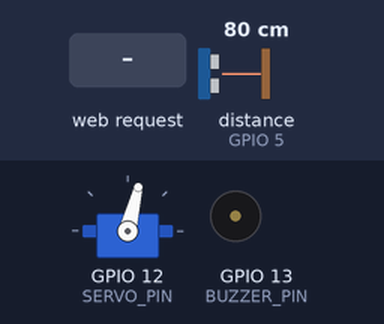
Bench run of a sketch on a simulated ESP32. Shown: servo, buzzer (waves = sounding, pin HIGH). Wiring (inferred from the names in the program): ultrasonic range finder: trigger GPIO 4; echo GPIO 5. The test bench sets the inputs (shaded band); at power-on: distance to the obstacle (sensor on GPIO 5) 80 cm. The echo pulse lasts 58.3 µs per cm; WiFi joins after 1.5 s; servers stay silent unless stated; pins used as bus, display or sensor lines are not drawn; what the sketch prints to the serial monitor is not drawn.

Above: at 3.0 s.
3.1 s: distance to the obstacle (sensor on GPIO 5) set to 34 cm
At 3.51 s:
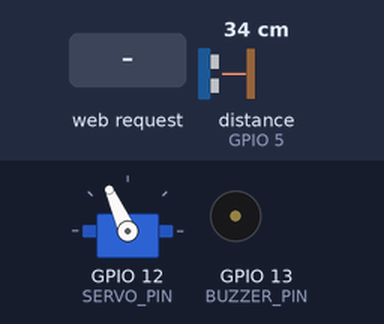
6.1 s: distance to the obstacle (sensor on GPIO 5) set to 27 cm
At 6.5 s:
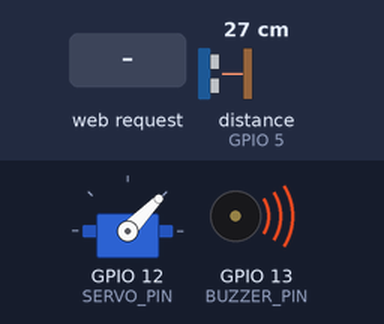
At 7.07 s:
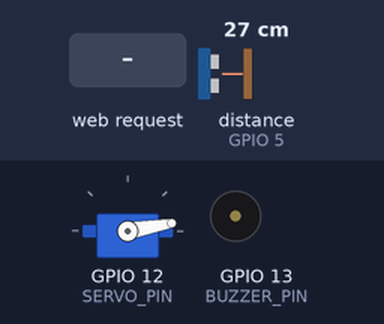
9.1 s: distance to the obstacle (sensor on GPIO 5) set to 2 cm
12.1 s: HTTP request GET /setRange?val=1 received
15.1 s: HTTP request GET /setRange?val=120 received
At 16.5 s:
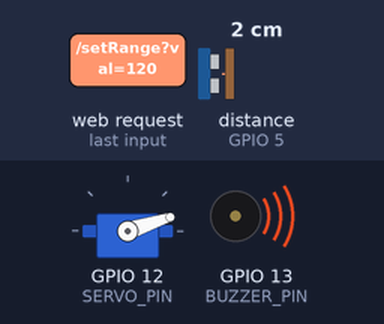
24.1 s: distance to the obstacle (sensor on GPIO 5) set to 18 cm
Timing chart, 0 to 37.6 s (numbered marks = the images above; inputs shaded):
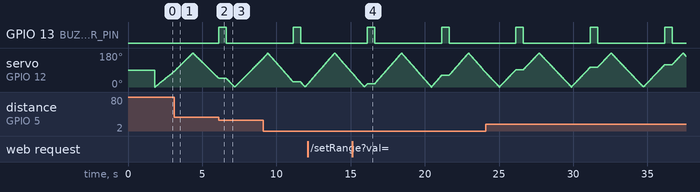

The sketch:

Radar_System.ino
```cpp
#define BLYNK_TEMPLATE_NAME "Radar system"
#define BLYNK_TEMPLATE_ID "TMPL3iVwVCaNU"
#define BLYNK_AUTH_TOKEN "6KrYcEoT07lO4wLDMqz7HPDtLoar_47E"

#include <WiFi.h>
#include <WebServer.h>
#include <ESP32Servo.h>
#include <BlynkSimpleEsp32.h>

#define TRIG_PIN 4
#define ECHO_PIN 5
#define BUZZER_PIN 13
#define SERVO_PIN 12

Servo myServo;
const char* ssid = "Gtech";          // Wi-Fi SSID
const char* password = "12345678";   // Wi-Fi Password

WebServer server(88);

int angle = 0;
bool increasing = true;
float distance = 0;
String objectData = "";

int detectionRange = 150; // cm
unsigned long lastAlertTime = 0; // prevent flooding

// ---------- HTML Radar UI ----------
String radarUI() {
  return R"rawliteral(
<!DOCTYPE html>
<html>
<head>
<title>ESP32 Radar</title>
<style>
body { margin:0; overflow:hidden; background:black; }
canvas { display:block; margin:auto; }
#count {
  position: absolute;
  top: 10px;
  left: 10px;
  color: red;
  font-size: 24px;
  font-weight: bold;
  z-index: 10;
}
#rangeBox {
  position: absolute;
  top: 50px;
  left: 10px;
  color: white;
  font-size: 18px;
}
</style>
</head>
<body>
<div id="count">Objects: 0</div>
<div id="rangeBox">
  Range: <span id="rangeVal">100</span> cm<br>
  <input type="range" id="rangeSlider" min="50" max="200" value="100" step="10">
</div>
<canvas id="radar"></canvas>
<script>
const canvas = document.getElementById("radar");
const ctx = canvas.getContext("2d");

// keep square canvas to avoid stretching
const size = Math.min(window.innerWidth, window.innerHeight) - 40;
canvas.width = size;
canvas.height = size;

const centerX = canvas.width / 2;
const centerY = canvas.height;
const radius = canvas.width / 2 - 40;

let currentAngle = 0;
let direction = 1;
let objects = [];
let maxRange = 100; // default

document.getElementById("rangeSlider").oninput = function() {
  maxRange = this.value;
  document.getElementById("rangeVal").innerText = maxRange;
  fetch("/setRange?val=" + maxRange); // send to ESP32
};

function drawRadar() {
  ctx.clearRect(0, 0, canvas.width, canvas.height);

  // Grid
  ctx.strokeStyle = "green";
  ctx.lineWidth = 1;
  for (let r = 50; r < radius; r += 50) {
    ctx.beginPath();
    ctx.arc(centerX, centerY, r, Math.PI, 2 * Math.PI);
    ctx.stroke();
  }

  // Degree lines
  for (let a = 0; a <= 180; a += 30) {
    const rad = (a * Math.PI) / 180;
    const x = centerX + radius * Math.cos(rad);
    const y = centerY - radius * Math.sin(rad);
    ctx.beginPath();
    ctx.moveTo(centerX, centerY);
    ctx.lineTo(x, y);
    ctx.stroke();
    ctx.fillStyle = 'lime';
    ctx.font = "14px Arial";
    ctx.fillText(a + "°", x - 20, y - 5);
  }

  // Sweep line
  const rad = (currentAngle * Math.PI) / 180;
  let x = centerX + radius * Math.cos(rad);
  let y = centerY - radius * Math.sin(rad);
  ctx.strokeStyle = 'lime';
  ctx.lineWidth = 2;
  ctx.beginPath();
  ctx.moveTo(centerX, centerY);
  ctx.lineTo(x, y);
  ctx.stroke();

  // Objects
  let count = 0;
  for (let obj of objects) {
    const a = parseInt(obj.angle);
    const d = parseInt(obj.distance);
    let scaled = (d / maxRange) * radius;
    if (scaled > radius) scaled = radius;  // cap at radar edge
    const angleRad = (a * Math.PI) / 180;
    const ox = centerX + (scaled * Math.cos(angleRad));
    const oy = centerY - (scaled * Math.sin(angleRad));
    ctx.fillStyle = 'red';
    ctx.beginPath();
    ctx.arc(ox, oy, 3, 0, 2 * Math.PI); // 🔴 smaller points
    ctx.fill();
    count++;
  }
  document.getElementById("count").innerText = "Objects: " + count;
}

function animate() {
  drawRadar();
  currentAngle += direction;
  if (currentAngle >= 180 || currentAngle <= 0) direction *= -1;
  requestAnimationFrame(animate);
}

setInterval(() => {
  fetch("/data")
    .then(res => res.text())
    .then(data => {
      objects = [];
      if (data.trim() != "") {
        const lines = data.trim().split(";");
        for (let line of lines) {
          if (line != "") {
            const [angle, distance] = line.split(",");
            objects.push({ angle, distance });
          }
        }
      }
    });
}, 200);

animate();
</script>
</body>
</html>
)rawliteral";
}

// ---------- Measure Distance ----------
float getDistance() {
  digitalWrite(TRIG_PIN, LOW);
  delayMicroseconds(2);
  digitalWrite(TRIG_PIN, HIGH);
  delayMicroseconds(10);
  digitalWrite(TRIG_PIN, LOW);
  long duration = pulseIn(ECHO_PIN, HIGH, 20000);
  float d = duration * 0.034 / 2;
  return (d > 200) ? 200 : d; // cap at 200cm
}

// ---------- Setup ----------
void setup() {
  Serial.begin(115200);
  pinMode(TRIG_PIN, OUTPUT);
  pinMode(ECHO_PIN, INPUT);
  pinMode(BUZZER_PIN, OUTPUT);
  myServo.attach(SERVO_PIN);

  // Connect to Wi-Fi
  Serial.print("Connecting to WiFi");
  WiFi.begin(ssid, password);
  while (WiFi.status() != WL_CONNECTED) {
    delay(500);
    Serial.print(".");
  }
  Serial.println("\nWiFi connected!");
  Serial.print("ESP32 IP Address: ");
  Serial.println(WiFi.localIP());

  // Start Blynk
  Blynk.begin(BLYNK_AUTH_TOKEN, ssid, password);

  // Local Web UI
  server.on("/", []() {
    server.send(200, "text/html", radarUI());
  });

  server.on("/data", []() {
    server.send(200, "text/plain", objectData);
  });

  server.on("/setRange", []() {
    if (server.hasArg("val")) {
      detectionRange = server.arg("val").toInt();
      Serial.print("Range updated to: ");
      Serial.println(detectionRange);
    }
    server.send(200, "text/plain", "OK");
  });

  server.begin();
  Serial.println("Web server started.");
}

// ---------- Loop ----------
void loop() {
  Blynk.run();
  server.handleClient();

  myServo.write(angle);
  delay(10);  // smoother & faster sweep
  distance = getDistance();

  // Serial debug
  Serial.print("Angle: ");
  Serial.print(angle);
  Serial.print("°  Distance: ");
  Serial.print(distance);
  Serial.println(" cm");

  // Object detected
  if (distance < detectionRange) {
    objectData += String(angle) + "," + String(distance) + ";";

    // 🚨 Alert zone (≤ 30 cm)
    if (distance <= 30 && millis() - lastAlertTime > 5000) {
      String msg = "⚠ Alert! Object at " + String(angle) + "° , " + String(distance) + " cm";
      Serial.println("Sending Blynk Alert: " + msg);
      Blynk.logEvent("alert", msg);
      lastAlertTime = millis();

      // 🔔 Beep buzzer only during alert
      digitalWrite(BUZZER_PIN, HIGH);
      delay(500);  // buzzer ON for 0.5 sec
      digitalWrite(BUZZER_PIN, LOW);
    }
  }

  // Sweep
  if (increasing) {
    angle++;
    if (angle >= 180) {
      increasing = false;
      objectData = ""; // clear after full sweep
    }
  } else {
    angle--;
    if (angle <= 0) {
      increasing = true;
      objectData = ""; // clear after full sweep
    }
  }
}
```

Measured:
- the behaviour switches between 31 and 30 cm on distance to the obstacle (sensor on GPIO 5) (found by bisection; images 1 and 2)
- after the input at 6.1 s, GPIO 13 (BUZZER_PIN): LOW → HIGH at once, → LOW 0.50 s later
- after the input at 15.1 s, GPIO 13 (BUZZER_PIN): alternates HIGH for 0.50 s and LOW for 4.5 s, starting after 1.0 s
